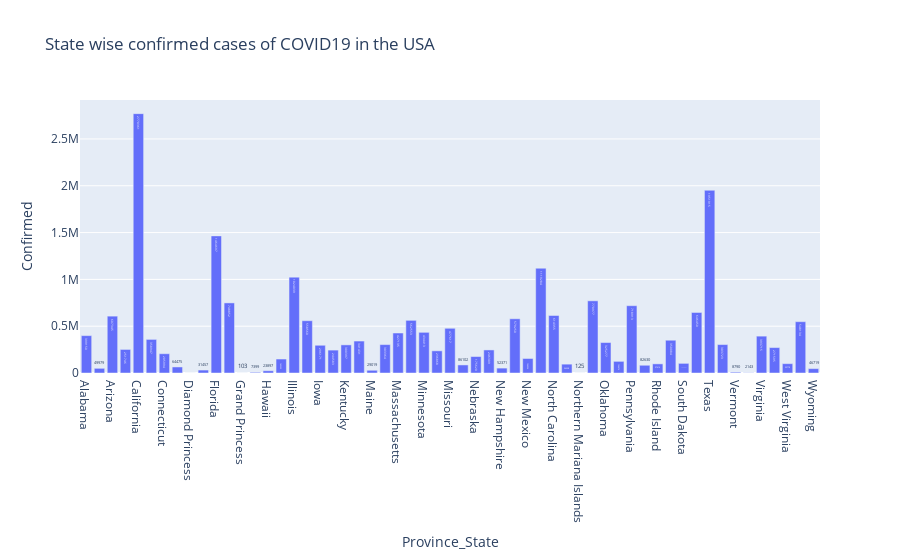

Write notebook code for a chart like this one.
### Markdown cell above
### Plot of statewise confirmed cases in USA

### Code cell
us_data = covid_data[(covid_data['Country_Region'] == 'US')]
us_states = us_data.groupby('Province_State')['Confirmed'].sum().reset_index()
us_states_active = us_states[us_states['Confirmed'] > 0]

px.bar(data_frame=us_states_active, x='Province_State', y='Confirmed', title='State wise confirmed cases of COVID19 in the USA', text='Confirmed')

### Figure 1 — Plotly figure (JSON) as saved in the notebook; plotly's stock layout.template omitted (floating-point values rounded to 4 significant figures)
{"data": [{"alignmentgroup": "True", "hovertemplate": "Province_State=%{x}<br>Confirmed=%{text}<extra></extra>", "legendgroup": "", "marker": {"color": "#636efa", "pattern": {"shape": ""}}, "name": "", "offsetgroup": "", "orientation": "v", "showlegend": false, "text": [399150, 49979, 607345, 251746, 2770361, 358947, 205994, 64475, 49, 31457, 1464697, 748852, 103, 7399, 23897, 149235, 1024039, 558560, 296171, 244583, 300397, 341431, 29019, 303364, 427135, 562553, 434413, 236868, 477617, 86102, 175620, 246309, 52371, 579250, 154954, 1119284, 614355, 94558, 125, 770977, 325277, 124476, 718913, 82630, 97614, 350084, 102901, 646450, 1951915, 303723, 8790, 2143, 393715, 271595, 99778, 548134, 46719], "textposition": "auto", "type": "bar", "x": ["Alabama", "Alaska", "Arizona", "Arkansas", "California", "Colorado", "Connecticut", "Delaware", "Diamond Princess", "District of Columbia", "Florida", "Georgia", "Grand Princess", "Guam", "Hawaii", "Idaho", "Illinois", "Indiana", "Iowa", "Kansas", "Kentucky", "Louisiana", "Maine", "Maryland", "Massachusetts", "Michigan", "Minnesota", "Mississippi", "Missouri", "Montana", "Nebraska", "Nevada", "New Hampshire", "New Jersey", "New Mexico", "New York", "North Carolina", "North Dakota", "Northern Mariana Islands", "Ohio", "Oklahoma", "Oregon", "Pennsylvania", "Puerto Rico", "Rhode Island", "South Carolina", "South Dakota", "Tennessee", "Texas", "Utah", "Vermont", "Virgin Islands", "Virginia", "Washington", "West Virginia", "Wisconsin", "Wyoming"], "xaxis": "x", "y": [399150, 49979, 607345, 251746, 2770361, 358947, 205994, 64475, 49, 31457, 1464697, 748852, 103, 7399, 23897, 149235, 1024039, 558560, 296171, 244583, 300397, 341431, 29019, 303364, 427135, 562553, 434413, 236868, 477617, 86102, 175620, 246309, 52371, 579250, 154954, 1119284, 614355, 94558, 125, 770977, 325277, 124476, 718913, 82630, 97614, 350084, 102901, 646450, 1951915, 303723, 8790, 2143, 393715, 271595, 99778, 548134, 46719], "yaxis": "y"}], "layout": {"barmode": "relative", "legend": {"tracegroupgap": 0}, "title": {"text": "State wise confirmed cases of COVID19 in the USA"}, "xaxis": {"anchor": "y", "domain": [0, 1], "title": {"text": "Province_State"}}, "yaxis": {"anchor": "x", "domain": [0, 1], "title": {"text": "Confirmed"}}}}
